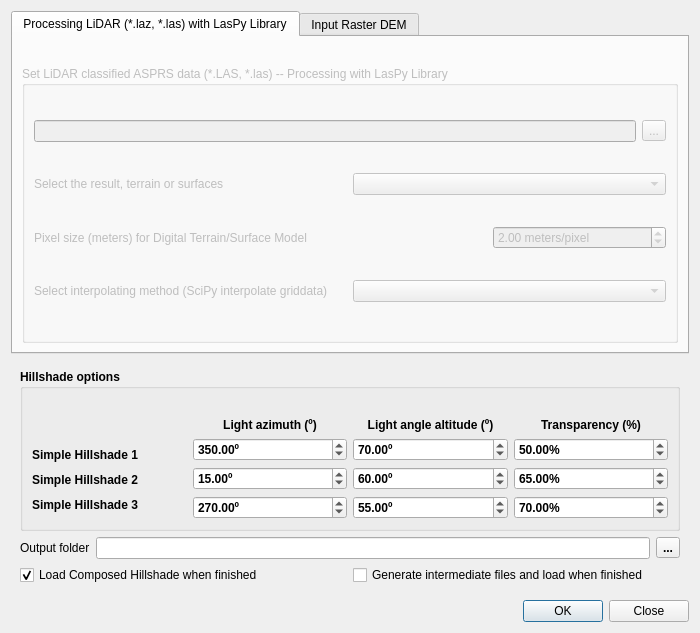
<?xml version="1.0" encoding="UTF-8"?>
<ui version="4.0">
 <class>batchHillshaderDialogBase</class>
 <widget class="QDialog" name="batchHillshaderDialogBase">
  <property name="enabled">
   <bool>true</bool>
  </property>
  <property name="geometry">
   <rect>
    <x>0</x>
    <y>0</y>
    <width>700</width>
    <height>633</height>
   </rect>
  </property>
  <property name="sizePolicy">
   <sizepolicy hsizetype="Maximum" vsizetype="Maximum">
    <horstretch>0</horstretch>
    <verstretch>0</verstretch>
   </sizepolicy>
  </property>
  <property name="minimumSize">
   <size>
    <width>700</width>
    <height>0</height>
   </size>
  </property>
  <property name="windowTitle">
   <string>Batch Hillshader</string>
  </property>
  <layout class="QGridLayout" name="gridLayout">
   <item row="1" column="0">
    <widget class="QStackedWidget" name="stackedWidget">
     <property name="sizePolicy">
      <sizepolicy hsizetype="Preferred" vsizetype="Maximum">
       <horstretch>0</horstretch>
       <verstretch>0</verstretch>
      </sizepolicy>
     </property>
     <property name="font">
      <font>
       <weight>75</weight>
       <bold>true</bold>
      </font>
     </property>
     <property name="locale">
      <locale language="English" country="UnitedStates"/>
     </property>
     <property name="currentIndex">
      <number>0</number>
     </property>
     <widget class="QWidget" name="stackedWidgetPage1">
      <property name="sizePolicy">
       <sizepolicy hsizetype="Preferred" vsizetype="Maximum">
        <horstretch>0</horstretch>
        <verstretch>0</verstretch>
       </sizepolicy>
      </property>
      <layout class="QGridLayout" name="gridLayout_2">
       <item row="0" column="0">
        <layout class="QVBoxLayout" name="verticalLayout_21">
         <property name="sizeConstraint">
          <enum>QLayout::SetMaximumSize</enum>
         </property>
         <item>
          <widget class="QGroupBox" name="groupBox_5">
           <property name="sizePolicy">
            <sizepolicy hsizetype="Preferred" vsizetype="Maximum">
             <horstretch>0</horstretch>
             <verstretch>0</verstretch>
            </sizepolicy>
           </property>
           <property name="toolTip">
            <string>Partial exposures of light parameters</string>
           </property>
           <property name="title">
            <string>Hillshade options</string>
           </property>
           <layout class="QGridLayout" name="gridLayout_6">
            <item row="3" column="0">
             <layout class="QVBoxLayout" name="verticalLayout_16">
              <property name="sizeConstraint">
               <enum>QLayout::SetMaximumSize</enum>
              </property>
              <item>
               <layout class="QVBoxLayout" name="verticalLayout_9">
                <property name="sizeConstraint">
                 <enum>QLayout::SetMaximumSize</enum>
                </property>
                <item>
                 <layout class="QHBoxLayout" name="horizontalLayout_15">
                  <property name="sizeConstraint">
                   <enum>QLayout::SetMaximumSize</enum>
                  </property>
                  <item>
                   <layout class="QVBoxLayout" name="verticalLayout_4">
                    <property name="sizeConstraint">
                     <enum>QLayout::SetMaximumSize</enum>
                    </property>
                    <item>
                     <widget class="QLabel" name="label_7">
                      <property name="sizePolicy">
                       <sizepolicy hsizetype="Preferred" vsizetype="Maximum">
                        <horstretch>0</horstretch>
                        <verstretch>0</verstretch>
                       </sizepolicy>
                      </property>
                      <property name="text">
                       <string/>
                      </property>
                     </widget>
                    </item>
                    <item>
                     <widget class="QLabel" name="label">
                      <property name="sizePolicy">
                       <sizepolicy hsizetype="Preferred" vsizetype="Maximum">
                        <horstretch>0</horstretch>
                        <verstretch>0</verstretch>
                       </sizepolicy>
                      </property>
                      <property name="text">
                       <string>Simple Hillshade 1</string>
                      </property>
                     </widget>
                    </item>
                    <item>
                     <widget class="QLabel" name="azimutLabel">
                      <property name="sizePolicy">
                       <sizepolicy hsizetype="Preferred" vsizetype="Maximum">
                        <horstretch>0</horstretch>
                        <verstretch>0</verstretch>
                       </sizepolicy>
                      </property>
                      <property name="text">
                       <string>Simple Hillshade 2</string>
                      </property>
                     </widget>
                    </item>
                    <item>
                     <widget class="QLabel" name="altitudLuzLabel">
                      <property name="sizePolicy">
                       <sizepolicy hsizetype="Preferred" vsizetype="Maximum">
                        <horstretch>0</horstretch>
                        <verstretch>0</verstretch>
                       </sizepolicy>
                      </property>
                      <property name="text">
                       <string>Simple Hillshade 3</string>
                      </property>
                     </widget>
                    </item>
                   </layout>
                  </item>
                  <item>
                   <layout class="QVBoxLayout" name="verticalLayout_5">
                    <property name="sizeConstraint">
                     <enum>QLayout::SetMaximumSize</enum>
                    </property>
                    <item>
                     <widget class="QLabel" name="label_15">
                      <property name="sizePolicy">
                       <sizepolicy hsizetype="Preferred" vsizetype="Maximum">
                        <horstretch>0</horstretch>
                        <verstretch>0</verstretch>
                       </sizepolicy>
                      </property>
                      <property name="text">
                       <string>Light azimuth (º)</string>
                      </property>
                      <property name="alignment">
                       <set>Qt::AlignCenter</set>
                      </property>
                     </widget>
                    </item>
                    <item>
                     <widget class="QDoubleSpinBox" name="azimuth1DoubleSpinBox">
                      <property name="sizePolicy">
                       <sizepolicy hsizetype="Minimum" vsizetype="Maximum">
                        <horstretch>0</horstretch>
                        <verstretch>0</verstretch>
                       </sizepolicy>
                      </property>
                      <property name="toolTip">
                       <string>Set the light azimut value (0-360º)</string>
                      </property>
                      <property name="suffix">
                       <string>º</string>
                      </property>
                      <property name="maximum">
                       <double>360.000000000000000</double>
                      </property>
                      <property name="value">
                       <double>350.000000000000000</double>
                      </property>
                     </widget>
                    </item>
                    <item>
                     <widget class="QDoubleSpinBox" name="azimuth2DoubleSpinBox">
                      <property name="sizePolicy">
                       <sizepolicy hsizetype="Minimum" vsizetype="Maximum">
                        <horstretch>0</horstretch>
                        <verstretch>0</verstretch>
                       </sizepolicy>
                      </property>
                      <property name="toolTip">
                       <string>Set the light azimut value (0-360º)</string>
                      </property>
                      <property name="suffix">
                       <string>º</string>
                      </property>
                      <property name="maximum">
                       <double>360.000000000000000</double>
                      </property>
                      <property name="value">
                       <double>15.000000000000000</double>
                      </property>
                     </widget>
                    </item>
                    <item>
                     <widget class="QDoubleSpinBox" name="azimuth3DoubleSpinBox">
                      <property name="sizePolicy">
                       <sizepolicy hsizetype="Minimum" vsizetype="Maximum">
                        <horstretch>0</horstretch>
                        <verstretch>0</verstretch>
                       </sizepolicy>
                      </property>
                      <property name="toolTip">
                       <string>Set the light azimut value (0-360º)</string>
                      </property>
                      <property name="suffix">
                       <string>º</string>
                      </property>
                      <property name="maximum">
                       <double>360.000000000000000</double>
                      </property>
                      <property name="value">
                       <double>270.000000000000000</double>
                      </property>
                     </widget>
                    </item>
                   </layout>
                  </item>
                  <item>
                   <layout class="QVBoxLayout" name="verticalLayout_6">
                    <property name="sizeConstraint">
                     <enum>QLayout::SetMaximumSize</enum>
                    </property>
                    <item>
                     <widget class="QLabel" name="label_14">
                      <property name="sizePolicy">
                       <sizepolicy hsizetype="Preferred" vsizetype="Maximum">
                        <horstretch>0</horstretch>
                        <verstretch>0</verstretch>
                       </sizepolicy>
                      </property>
                      <property name="text">
                       <string>Light angle altitude (º)</string>
                      </property>
                      <property name="alignment">
                       <set>Qt::AlignCenter</set>
                      </property>
                     </widget>
                    </item>
                    <item>
                     <widget class="QDoubleSpinBox" name="angleAltitude1DoubleSpinBox">
                      <property name="sizePolicy">
                       <sizepolicy hsizetype="Minimum" vsizetype="Maximum">
                        <horstretch>0</horstretch>
                        <verstretch>0</verstretch>
                       </sizepolicy>
                      </property>
                      <property name="toolTip">
                       <string>Set the light angle altitude value (0-90º)</string>
                      </property>
                      <property name="suffix">
                       <string>º</string>
                      </property>
                      <property name="maximum">
                       <double>90.000000000000000</double>
                      </property>
                      <property name="value">
                       <double>70.000000000000000</double>
                      </property>
                     </widget>
                    </item>
                    <item>
                     <widget class="QDoubleSpinBox" name="angleAltitude2DoubleSpinBox">
                      <property name="sizePolicy">
                       <sizepolicy hsizetype="Minimum" vsizetype="Maximum">
                        <horstretch>0</horstretch>
                        <verstretch>0</verstretch>
                       </sizepolicy>
                      </property>
                      <property name="toolTip">
                       <string>Set the light angle altitude value (0-90º)</string>
                      </property>
                      <property name="suffix">
                       <string>º</string>
                      </property>
                      <property name="maximum">
                       <double>90.000000000000000</double>
                      </property>
                      <property name="value">
                       <double>60.000000000000000</double>
                      </property>
                     </widget>
                    </item>
                    <item>
                     <widget class="QDoubleSpinBox" name="angleAltitude3DoubleSpinBox">
                      <property name="sizePolicy">
                       <sizepolicy hsizetype="Minimum" vsizetype="Maximum">
                        <horstretch>0</horstretch>
                        <verstretch>0</verstretch>
                       </sizepolicy>
                      </property>
                      <property name="toolTip">
                       <string>Set the light angle altitude value (0-90º)</string>
                      </property>
                      <property name="suffix">
                       <string>º</string>
                      </property>
                      <property name="maximum">
                       <double>90.000000000000000</double>
                      </property>
                      <property name="value">
                       <double>55.000000000000000</double>
                      </property>
                     </widget>
                    </item>
                   </layout>
                  </item>
                  <item>
                   <layout class="QVBoxLayout" name="verticalLayout_7">
                    <property name="sizeConstraint">
                     <enum>QLayout::SetMaximumSize</enum>
                    </property>
                    <item>
                     <widget class="QLabel" name="label_13">
                      <property name="sizePolicy">
                       <sizepolicy hsizetype="Preferred" vsizetype="Maximum">
                        <horstretch>0</horstretch>
                        <verstretch>0</verstretch>
                       </sizepolicy>
                      </property>
                      <property name="toolTip">
                       <string>Transparency to combining the partial hillshades</string>
                      </property>
                      <property name="text">
                       <string>Transparency (%)</string>
                      </property>
                      <property name="alignment">
                       <set>Qt::AlignCenter</set>
                      </property>
                     </widget>
                    </item>
                    <item>
                     <widget class="QDoubleSpinBox" name="transparency2DoubleSpinBox">
                      <property name="sizePolicy">
                       <sizepolicy hsizetype="Minimum" vsizetype="Maximum">
                        <horstretch>0</horstretch>
                        <verstretch>0</verstretch>
                       </sizepolicy>
                      </property>
                      <property name="toolTip">
                       <string>Set transparency to combining the partial hillshades (0-100%)</string>
                      </property>
                      <property name="suffix">
                       <string>%</string>
                      </property>
                      <property name="maximum">
                       <double>100.000000000000000</double>
                      </property>
                      <property name="value">
                       <double>50.000000000000000</double>
                      </property>
                     </widget>
                    </item>
                    <item>
                     <widget class="QDoubleSpinBox" name="transparency1DoubleSpinBox">
                      <property name="sizePolicy">
                       <sizepolicy hsizetype="Minimum" vsizetype="Maximum">
                        <horstretch>0</horstretch>
                        <verstretch>0</verstretch>
                       </sizepolicy>
                      </property>
                      <property name="toolTip">
                       <string>Set transparency to combining the partial hillshades (0-100%)</string>
                      </property>
                      <property name="suffix">
                       <string>%</string>
                      </property>
                      <property name="maximum">
                       <double>100.000000000000000</double>
                      </property>
                      <property name="value">
                       <double>65.000000000000000</double>
                      </property>
                     </widget>
                    </item>
                    <item>
                     <widget class="QDoubleSpinBox" name="transparency3DoubleSpinBox">
                      <property name="sizePolicy">
                       <sizepolicy hsizetype="Minimum" vsizetype="Maximum">
                        <horstretch>0</horstretch>
                        <verstretch>0</verstretch>
                       </sizepolicy>
                      </property>
                      <property name="toolTip">
                       <string>Set transparency to combining the partial hillshades (0-100%)</string>
                      </property>
                      <property name="suffix">
                       <string>%</string>
                      </property>
                      <property name="maximum">
                       <double>100.000000000000000</double>
                      </property>
                      <property name="value">
                       <double>70.000000000000000</double>
                      </property>
                     </widget>
                    </item>
                   </layout>
                  </item>
                 </layout>
                </item>
               </layout>
              </item>
             </layout>
            </item>
            <item row="0" column="0">
             <widget class="QLabel" name="currentPxSizeLabel">
              <property name="sizePolicy">
               <sizepolicy hsizetype="Preferred" vsizetype="Maximum">
                <horstretch>0</horstretch>
                <verstretch>0</verstretch>
               </sizepolicy>
              </property>
              <property name="text">
               <string/>
              </property>
             </widget>
            </item>
           </layout>
          </widget>
         </item>
        </layout>
       </item>
       <item row="1" column="0">
        <layout class="QVBoxLayout" name="verticalLayout_8">
         <property name="sizeConstraint">
          <enum>QLayout::SetMaximumSize</enum>
         </property>
         <item>
          <layout class="QHBoxLayout" name="horizontalLayout_6">
           <property name="sizeConstraint">
            <enum>QLayout::SetMaximumSize</enum>
           </property>
           <item>
            <widget class="QLabel" name="label_8">
             <property name="sizePolicy">
              <sizepolicy hsizetype="Preferred" vsizetype="Maximum">
               <horstretch>0</horstretch>
               <verstretch>0</verstretch>
              </sizepolicy>
             </property>
             <property name="font">
              <font>
               <weight>50</weight>
               <bold>false</bold>
              </font>
             </property>
             <property name="toolTip">
              <string>Select the output directory for results</string>
             </property>
             <property name="text">
              <string>Output folder</string>
             </property>
            </widget>
           </item>
           <item>
            <widget class="QLineEdit" name="outputFolderLineEdit">
             <property name="sizePolicy">
              <sizepolicy hsizetype="Expanding" vsizetype="Maximum">
               <horstretch>0</horstretch>
               <verstretch>0</verstretch>
              </sizepolicy>
             </property>
             <property name="toolTip">
              <string>Select the output directory for results</string>
             </property>
            </widget>
           </item>
           <item>
            <widget class="QToolButton" name="outputFolderToolButton">
             <property name="sizePolicy">
              <sizepolicy hsizetype="Fixed" vsizetype="Maximum">
               <horstretch>0</horstretch>
               <verstretch>0</verstretch>
              </sizepolicy>
             </property>
             <property name="toolTip">
              <string>Select the output directory for results</string>
             </property>
             <property name="text">
              <string>...</string>
             </property>
            </widget>
           </item>
          </layout>
         </item>
         <item>
          <layout class="QHBoxLayout" name="horizontalLayout">
           <property name="sizeConstraint">
            <enum>QLayout::SetMaximumSize</enum>
           </property>
           <item>
            <widget class="QCheckBox" name="loadHillShadeCheckBox">
             <property name="sizePolicy">
              <sizepolicy hsizetype="Minimum" vsizetype="Maximum">
               <horstretch>0</horstretch>
               <verstretch>0</verstretch>
              </sizepolicy>
             </property>
             <property name="font">
              <font>
               <weight>50</weight>
               <bold>false</bold>
              </font>
             </property>
             <property name="toolTip">
              <string>Check to load the composed hillshade into canvas when finished</string>
             </property>
             <property name="text">
              <string>Load Composed Hillshade when finished</string>
             </property>
             <property name="checked">
              <bool>true</bool>
             </property>
            </widget>
           </item>
           <item>
            <widget class="QCheckBox" name="loadPartialsCheckBox">
             <property name="sizePolicy">
              <sizepolicy hsizetype="Minimum" vsizetype="Maximum">
               <horstretch>0</horstretch>
               <verstretch>0</verstretch>
              </sizepolicy>
             </property>
             <property name="font">
              <font>
               <weight>50</weight>
               <bold>false</bold>
              </font>
             </property>
             <property name="toolTip">
              <string>Check to load the process intermediate files and partial hillshades into canvas when finished. By default intermediate files and partial hillshades will not be saved</string>
             </property>
             <property name="text">
              <string>Generate intermediate files and load when finished</string>
             </property>
            </widget>
           </item>
          </layout>
         </item>
        </layout>
       </item>
      </layout>
     </widget>
    </widget>
   </item>
   <item row="4" column="0">
    <layout class="QHBoxLayout" name="horizontalLayout_10">
     <property name="sizeConstraint">
      <enum>QLayout::SetMaximumSize</enum>
     </property>
     <item>
      <widget class="QLabel" name="versionLabel">
       <property name="sizePolicy">
        <sizepolicy hsizetype="Maximum" vsizetype="Maximum">
         <horstretch>0</horstretch>
         <verstretch>0</verstretch>
        </sizepolicy>
       </property>
       <property name="minimumSize">
        <size>
         <width>250</width>
         <height>0</height>
        </size>
       </property>
       <property name="maximumSize">
        <size>
         <width>250</width>
         <height>16777215</height>
        </size>
       </property>
       <property name="text">
        <string/>
       </property>
      </widget>
     </item>
     <item>
      <widget class="QLabel" name="copyrightLabel">
       <property name="sizePolicy">
        <sizepolicy hsizetype="Preferred" vsizetype="Maximum">
         <horstretch>0</horstretch>
         <verstretch>0</verstretch>
        </sizepolicy>
       </property>
       <property name="locale">
        <locale language="English" country="UnitedStates"/>
       </property>
       <property name="text">
        <string/>
       </property>
       <property name="alignment">
        <set>Qt::AlignCenter</set>
       </property>
      </widget>
     </item>
     <item>
      <widget class="QDialogButtonBox" name="buttonBox">
       <property name="enabled">
        <bool>true</bool>
       </property>
       <property name="sizePolicy">
        <sizepolicy hsizetype="Maximum" vsizetype="Maximum">
         <horstretch>0</horstretch>
         <verstretch>0</verstretch>
        </sizepolicy>
       </property>
       <property name="locale">
        <locale language="English" country="UnitedStates"/>
       </property>
       <property name="orientation">
        <enum>Qt::Horizontal</enum>
       </property>
       <property name="standardButtons">
        <set>QDialogButtonBox::Close|QDialogButtonBox::Ok</set>
       </property>
       <property name="centerButtons">
        <bool>false</bool>
       </property>
      </widget>
     </item>
    </layout>
   </item>
   <item row="0" column="0">
    <widget class="QTabWidget" name="InputFilesOptions">
     <property name="currentIndex">
      <number>0</number>
     </property>
     <widget class="QWidget" name="LiDARLasPyTab">
      <attribute name="title">
       <string>Processing LiDAR (*.laz, *.las) with LasPy Library</string>
      </attribute>
      <layout class="QGridLayout" name="gridLayout_10">
       <item row="1" column="0">
        <widget class="QGroupBox" name="laspyGroupBox">
         <property name="enabled">
          <bool>false</bool>
         </property>
         <property name="title">
          <string>Set LiDAR classified ASPRS data (*.LAS, *.las) -- Processing with LasPy Library</string>
         </property>
         <layout class="QGridLayout" name="gridLayout_4">
          <item row="4" column="0">
           <layout class="QHBoxLayout" name="horizontalLayout_12">
            <item>
             <widget class="QLabel" name="laspyPixelSizeLabel">
              <property name="text">
               <string>Pixel size (meters) for Digital Terrain/Surface Model</string>
              </property>
             </widget>
            </item>
            <item>
             <widget class="QLabel" name="laspyRecomendedPixelLabel">
              <property name="text">
               <string/>
              </property>
             </widget>
            </item>
            <item>
             <widget class="QDoubleSpinBox" name="laspyPixelSizeDoubleSpinBox">
              <property name="suffix">
               <string> meters/pixel</string>
              </property>
              <property name="minimum">
               <double>0.100000000000000</double>
              </property>
              <property name="value">
               <double>2.000000000000000</double>
              </property>
             </widget>
            </item>
           </layout>
          </item>
          <item row="0" column="0">
           <layout class="QHBoxLayout" name="horizontalLayout_11">
            <item>
             <widget class="QLineEdit" name="laspyLineEdit">
              <property name="sizePolicy">
               <sizepolicy hsizetype="Expanding" vsizetype="Maximum">
                <horstretch>0</horstretch>
                <verstretch>0</verstretch>
               </sizepolicy>
              </property>
             </widget>
            </item>
            <item>
             <widget class="QToolButton" name="laspyToolButton">
              <property name="text">
               <string>...</string>
              </property>
             </widget>
            </item>
           </layout>
          </item>
          <item row="5" column="0">
           <layout class="QHBoxLayout" name="horizontalLayout_14">
            <item>
             <widget class="QLabel" name="label_10">
              <property name="text">
               <string>Select interpolating method (SciPy interpolate griddata)</string>
              </property>
             </widget>
            </item>
            <item>
             <widget class="QComboBox" name="interpolatingMethodComboBox"/>
            </item>
           </layout>
          </item>
          <item row="1" column="0">
           <layout class="QHBoxLayout" name="horizontalLayout_16">
            <item>
             <widget class="QLabel" name="label_11">
              <property name="text">
               <string>Select the result, terrain or surfaces</string>
              </property>
             </widget>
            </item>
            <item>
             <widget class="QComboBox" name="surfaceTerrainComboBox"/>
            </item>
           </layout>
          </item>
         </layout>
        </widget>
       </item>
       <item row="0" column="0">
        <layout class="QHBoxLayout" name="horizontalLayout_13">
         <item>
          <widget class="QLabel" name="laspyImportLabel">
           <property name="sizePolicy">
            <sizepolicy hsizetype="Preferred" vsizetype="Maximum">
             <horstretch>0</horstretch>
             <verstretch>0</verstretch>
            </sizepolicy>
           </property>
           <property name="text">
            <string/>
           </property>
          </widget>
         </item>
        </layout>
       </item>
      </layout>
     </widget>
     <widget class="QWidget" name="DEMTab">
      <attribute name="title">
       <string>Input Raster DEM</string>
      </attribute>
      <layout class="QGridLayout" name="gridLayout_11">
       <item row="0" column="0">
        <widget class="QGroupBox" name="groupBox_4">
         <property name="sizePolicy">
          <sizepolicy hsizetype="Preferred" vsizetype="Maximum">
           <horstretch>0</horstretch>
           <verstretch>0</verstretch>
          </sizepolicy>
         </property>
         <property name="toolTip">
          <string>Digital Elevation Model (DEM) file to process</string>
         </property>
         <property name="title">
          <string>Digital Elevation Model (DEM)</string>
         </property>
         <layout class="QGridLayout" name="gridLayout_8">
          <item row="1" column="0">
           <layout class="QVBoxLayout" name="verticalLayout_18">
            <property name="sizeConstraint">
             <enum>QLayout::SetMaximumSize</enum>
            </property>
            <item>
             <layout class="QHBoxLayout" name="horizontalLayout_9">
              <property name="sizeConstraint">
               <enum>QLayout::SetMaximumSize</enum>
              </property>
              <item>
               <widget class="QLabel" name="inputDEMLabel">
                <property name="sizePolicy">
                 <sizepolicy hsizetype="Preferred" vsizetype="Maximum">
                  <horstretch>0</horstretch>
                  <verstretch>0</verstretch>
                 </sizepolicy>
                </property>
                <property name="toolTip">
                 <string>Digital Elevation Model (DEM) file to process</string>
                </property>
                <property name="text">
                 <string>Set Digital Elevation Model file (DEM)</string>
                </property>
               </widget>
              </item>
              <item>
               <widget class="QLabel" name="currentDEMPixelSizeLabel">
                <property name="sizePolicy">
                 <sizepolicy hsizetype="Preferred" vsizetype="Maximum">
                  <horstretch>0</horstretch>
                  <verstretch>0</verstretch>
                 </sizepolicy>
                </property>
                <property name="minimumSize">
                 <size>
                  <width>300</width>
                  <height>0</height>
                 </size>
                </property>
                <property name="maximumSize">
                 <size>
                  <width>300</width>
                  <height>16777215</height>
                 </size>
                </property>
                <property name="toolTip">
                 <string>Pixel size of selected DEM. Final Hillshade will be created with same spatial resolution</string>
                </property>
                <property name="text">
                 <string/>
                </property>
                <property name="alignment">
                 <set>Qt::AlignRight|Qt::AlignTrailing|Qt::AlignVCenter</set>
                </property>
               </widget>
              </item>
             </layout>
            </item>
            <item>
             <layout class="QHBoxLayout" name="horizontalLayout_2">
              <property name="sizeConstraint">
               <enum>QLayout::SetMaximumSize</enum>
              </property>
              <item>
               <widget class="QLineEdit" name="inputDEMLineEdit">
                <property name="sizePolicy">
                 <sizepolicy hsizetype="Expanding" vsizetype="Maximum">
                  <horstretch>0</horstretch>
                  <verstretch>0</verstretch>
                 </sizepolicy>
                </property>
                <property name="toolTip">
                 <string>Select as input Digital Elevation Model (DEM) data files (GEOTiff, ASCII)</string>
                </property>
               </widget>
              </item>
              <item>
               <widget class="QToolButton" name="inputDEMToolButton">
                <property name="sizePolicy">
                 <sizepolicy hsizetype="Fixed" vsizetype="Maximum">
                  <horstretch>0</horstretch>
                  <verstretch>0</verstretch>
                 </sizepolicy>
                </property>
                <property name="toolTip">
                 <string>Select as input Digital Elevation Model (DEM) data files (GEOTiff, ASCII)</string>
                </property>
                <property name="text">
                 <string>...</string>
                </property>
               </widget>
              </item>
             </layout>
            </item>
            <item>
             <layout class="QHBoxLayout" name="horizontalLayout_7">
              <property name="sizeConstraint">
               <enum>QLayout::SetMaximumSize</enum>
              </property>
             </layout>
            </item>
           </layout>
          </item>
         </layout>
        </widget>
       </item>
      </layout>
     </widget>
    </widget>
   </item>
  </layout>
 </widget>
 <resources/>
 <connections>
  <connection>
   <sender>buttonBox</sender>
   <signal>accepted()</signal>
   <receiver>batchHillshaderDialogBase</receiver>
   <slot>accept()</slot>
   <hints>
    <hint type="sourcelabel">
     <x>20</x>
     <y>20</y>
    </hint>
    <hint type="destinationlabel">
     <x>20</x>
     <y>20</y>
    </hint>
   </hints>
  </connection>
  <connection>
   <sender>buttonBox</sender>
   <signal>rejected()</signal>
   <receiver>batchHillshaderDialogBase</receiver>
   <slot>reject()</slot>
   <hints>
    <hint type="sourcelabel">
     <x>20</x>
     <y>20</y>
    </hint>
    <hint type="destinationlabel">
     <x>20</x>
     <y>20</y>
    </hint>
   </hints>
  </connection>
 </connections>
</ui>
